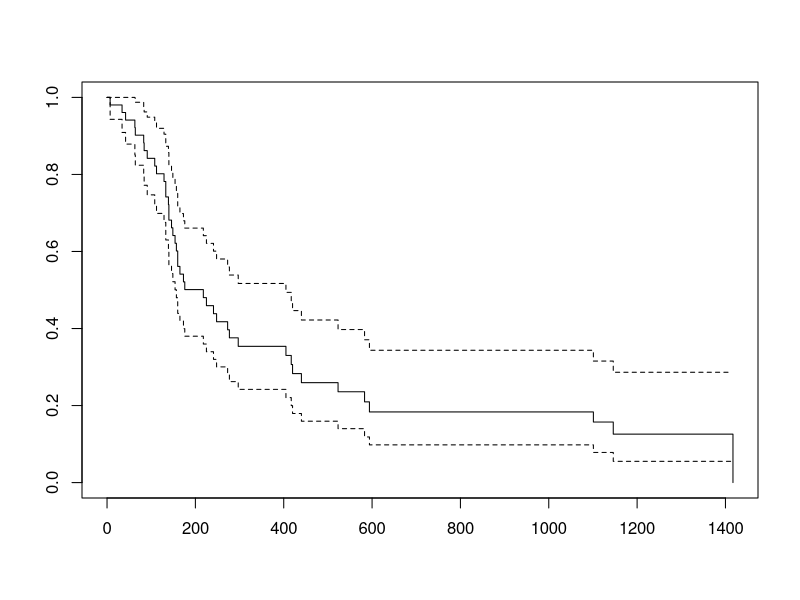
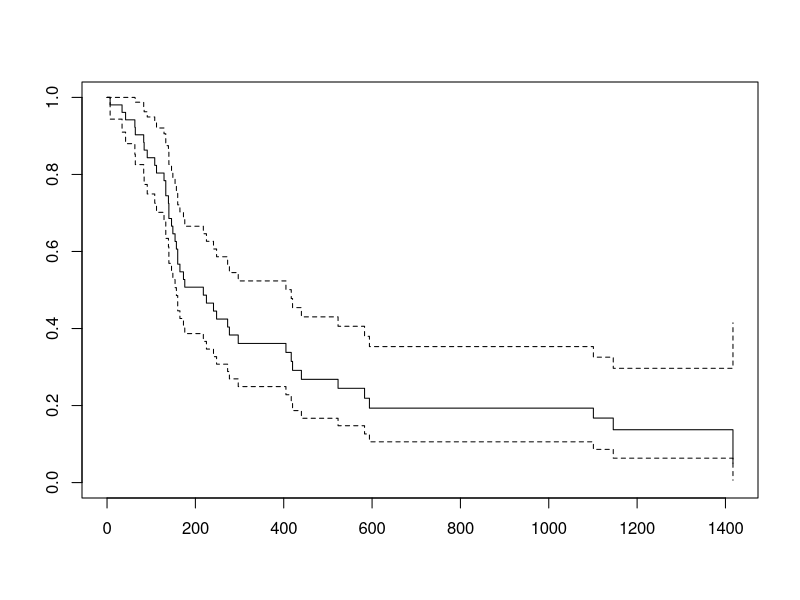
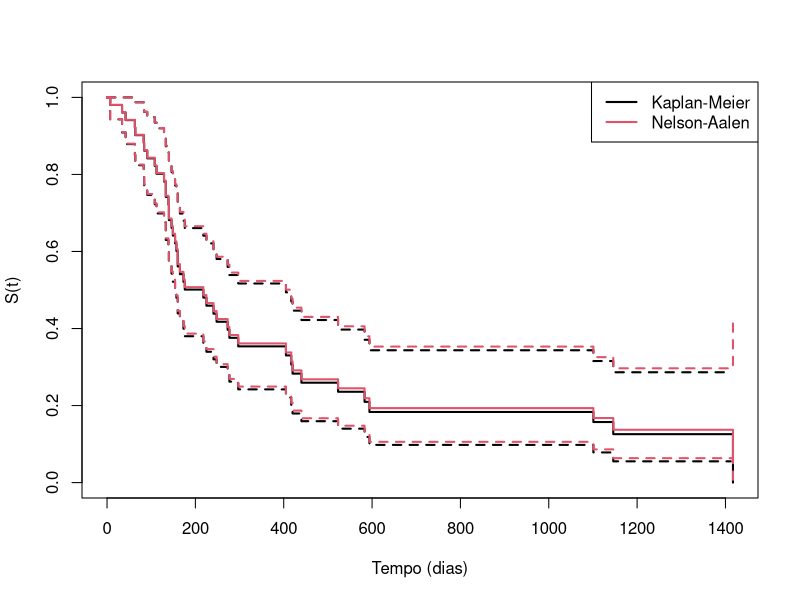

Here is the R script that generated these plots, in order:
## ---- chunk 1
library(survival)
## ---- chunk 2

tempo <- c(
  7, 34, 42, 63, 64, 74, 83, 84, 91, 108, 112, 129, 133, 133, 139,
  140, 140, 146, 149, 154, 157, 160, 160, 165, 173, 176, 185, 218,
  225, 241, 248, 273, 277, 279, 297, 319, 405, 417, 420, 440, 523,
  523, 583, 594, 1101, 1116, 1146, 1226, 1349, 1412, 1417
)

# 0 é censura
# 1 é evento
status <- c(
  1, 1, 1, 1, 1, 0, 1, 1, 1, 1, 1, 1, 1, 1, 1,
  1, 1, 1, 1, 1, 1, 1, 1, 1, 1, 1, 0, 1,
  1, 1, 1, 1, 1, 0, 1, 0, 1, 1, 1, 1, 1,
  0, 1, 1, 1, 0, 1, 0, 0, 0, 1
)

## ---- chunk 3

dados <- data.frame(
  tempo = tempo,
  status = status
)

dados
## ---- chunk 4

ajuste_km <- survfit(Surv(tempo, status) ~ 1, data = dados)
dev.new(width = 10, height = 7)  # em polegadas
plot(ajuste_km)
## ---- chunk 5

summary(ajuste_km)
## ---- chunk 6

ajuste_na <- survfit(Surv(tempo, status) ~ 1, data = dados, type = "fleming-harrington")
summary(ajuste_na)
## ---- chunk 7

plot(ajuste_na)
## ---- chunk 8

plot(ajuste_km, col = 1, lwd = 2, xlab = "Tempo (dias)", ylab = "S(t)")
lines(ajuste_na, col = 2, lwd = 2)
legend("topright",
       legend = c("Kaplan-Meier", "Nelson-Aalen"),
       col = c(1, 2), lwd = 2)
## ---- chunk 9

quantile(ajuste_km, probs = 0.5)
## ---- chunk 10

summary_km <- summary(ajuste_km)

t <- summary_km$time
S <- summary_km$surv

# adiciona tempo inicial
t_ext <- c(0, t)
S_ext <- c(1, S)

# cálculo da área (integral)
media <- sum(diff(t_ext) * S_ext[-length(S_ext)])

media
## ---- chunk 11

# 42 dias
summary(ajuste_km, times = 42)$surv

# 100 dias
summary(ajuste_km, times = 100)$surv

# 300 dias
summary(ajuste_km, times = 300)$surv

# 1000
summary(ajuste_km, times = 1000)$surv

## ---- chunk 12

install.packages("locfit")
library(locfit)
## ---- chunk 13

# mrl é median residual life 
vmr_vals <- km.mrl(dados$tempo, dados$status)

vmr_vals
## ---- chunk 14

idx <- which.min(abs(dados$tempo - 1000))

vmr_vals[idx]
## ---- chunk 15

# 0.8
quantile(ajuste_km, probs = 0.8)

# 0.3
quantile(ajuste_km, probs = 0.3)

# 0.1
quantile(ajuste_km, probs = 0.1)
